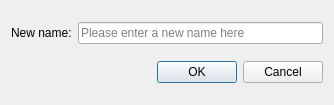
<?xml version="1.0" encoding="UTF-8"?>
<ui version="4.0">
 <class>RenameDialog</class>
 <widget class="QDialog" name="RenameDialog">
  <property name="geometry">
   <rect>
    <x>0</x>
    <y>0</y>
    <width>334</width>
    <height>105</height>
   </rect>
  </property>
  <property name="windowTitle">
   <string>Rename</string>
  </property>
  <property name="windowIcon">
   <iconset resource="resources.qrc">
    <normaloff>:/icons/rename.svg</normaloff>:/icons/rename.svg</iconset>
  </property>
  <layout class="QVBoxLayout" name="verticalLayout">
   <item>
    <layout class="QHBoxLayout" name="horizontalLayout">
     <item>
      <widget class="QLabel" name="label">
       <property name="text">
        <string>New name:</string>
       </property>
      </widget>
     </item>
     <item>
      <widget class="QLineEdit" name="newNameLineEdit">
       <property name="placeholderText">
        <string>Please enter a new name here</string>
       </property>
      </widget>
     </item>
    </layout>
   </item>
   <item>
    <widget class="QDialogButtonBox" name="buttonBox">
     <property name="orientation">
      <enum>Qt::Orientation::Horizontal</enum>
     </property>
     <property name="standardButtons">
      <set>QDialogButtonBox::StandardButton::Cancel|QDialogButtonBox::StandardButton::Ok</set>
     </property>
    </widget>
   </item>
  </layout>
 </widget>
 <resources>
  <include location="resources.qrc"/>
 </resources>
 <connections>
  <connection>
   <sender>buttonBox</sender>
   <signal>accepted()</signal>
   <receiver>RenameDialog</receiver>
   <slot>accept()</slot>
   <hints>
    <hint type="sourcelabel">
     <x>248</x>
     <y>254</y>
    </hint>
    <hint type="destinationlabel">
     <x>157</x>
     <y>274</y>
    </hint>
   </hints>
  </connection>
  <connection>
   <sender>buttonBox</sender>
   <signal>rejected()</signal>
   <receiver>RenameDialog</receiver>
   <slot>reject()</slot>
   <hints>
    <hint type="sourcelabel">
     <x>316</x>
     <y>260</y>
    </hint>
    <hint type="destinationlabel">
     <x>286</x>
     <y>274</y>
    </hint>
   </hints>
  </connection>
 </connections>
</ui>
